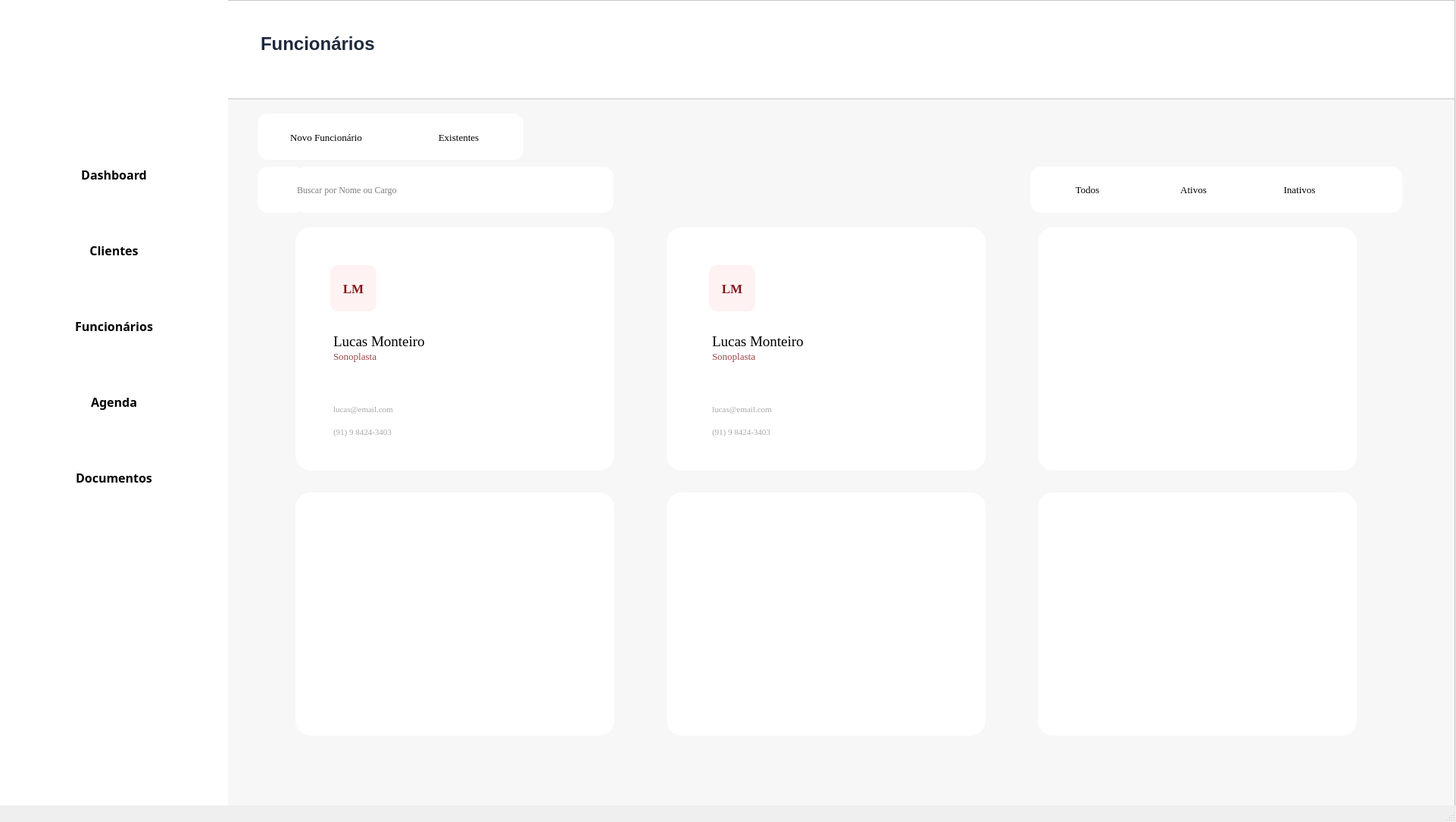
<?xml version="1.0" encoding="UTF-8"?>
<ui version="4.0">
 <class>MainWindow</class>
 <widget class="QMainWindow" name="MainWindow">
  <property name="geometry">
   <rect>
    <x>0</x>
    <y>0</y>
    <width>1922</width>
    <height>1085</height>
   </rect>
  </property>
  <property name="windowTitle">
   <string>MainWindow</string>
  </property>
  <widget class="QWidget" name="centralwidget">
   <widget class="QFrame" name="frame_3">
    <property name="geometry">
     <rect>
      <x>300</x>
      <y>130</y>
      <width>1621</width>
      <height>951</height>
     </rect>
    </property>
    <property name="toolTip">
     <string/>
    </property>
    <property name="styleSheet">
     <string notr="true">background-color: rgb(247, 247, 247);
</string>
    </property>
    <property name="frameShape">
     <enum>QFrame::StyledPanel</enum>
    </property>
    <property name="frameShadow">
     <enum>QFrame::Raised</enum>
    </property>
    <widget class="QLineEdit" name="lineEdit">
     <property name="geometry">
      <rect>
       <x>90</x>
       <y>90</y>
       <width>420</width>
       <height>61</height>
      </rect>
     </property>
     <property name="font">
      <font>
       <family>Georgia</family>
      </font>
     </property>
     <property name="styleSheet">
      <string notr="true">background-color: white;
border-radius: 14px;</string>
     </property>
     <property name="text">
      <string/>
     </property>
     <property name="placeholderText">
      <string>Buscar por Nome ou Cargo</string>
     </property>
    </widget>
    <widget class="QPushButton" name="pushButton_3">
     <property name="geometry">
      <rect>
       <x>40</x>
       <y>90</y>
       <width>61</width>
       <height>61</height>
      </rect>
     </property>
     <property name="cursor">
      <cursorShape>PointingHandCursor</cursorShape>
     </property>
     <property name="styleSheet">
      <string notr="true">background-color: white;
border-radius: 14px;</string>
     </property>
     <property name="text">
      <string/>
     </property>
     <property name="icon">
      <iconset>
       <normaloff>../Source/lupa.png</normaloff>../Source/lupa.png</iconset>
     </property>
    </widget>
    <widget class="QFrame" name="frame_4">
     <property name="geometry">
      <rect>
       <x>40</x>
       <y>20</y>
       <width>351</width>
       <height>61</height>
      </rect>
     </property>
     <property name="styleSheet">
      <string notr="true">background-color: white;
border-radius: 14px;</string>
     </property>
     <property name="frameShape">
      <enum>QFrame::StyledPanel</enum>
     </property>
     <property name="frameShadow">
      <enum>QFrame::Raised</enum>
     </property>
     <widget class="QPushButton" name="pushButton_2">
      <property name="geometry">
       <rect>
        <x>200</x>
        <y>11</y>
        <width>131</width>
        <height>41</height>
       </rect>
      </property>
      <property name="font">
       <font>
        <family>Georgia</family>
        <pointsize>10</pointsize>
       </font>
      </property>
      <property name="text">
       <string>Existentes</string>
      </property>
      <property name="icon">
       <iconset>
        <normaloff>../Source/utilizador.png</normaloff>../Source/utilizador.png</iconset>
      </property>
      <property name="iconSize">
       <size>
        <width>20</width>
        <height>20</height>
       </size>
      </property>
     </widget>
     <widget class="QPushButton" name="pushButton">
      <property name="geometry">
       <rect>
        <x>20</x>
        <y>11</y>
        <width>141</width>
        <height>41</height>
       </rect>
      </property>
      <property name="font">
       <font>
        <family>Georgia</family>
        <pointsize>10</pointsize>
       </font>
      </property>
      <property name="text">
       <string>Novo Funcionário</string>
      </property>
      <property name="icon">
       <iconset>
        <normaloff>../Source/botao-adicionar.png</normaloff>../Source/botao-adicionar.png</iconset>
      </property>
      <property name="iconSize">
       <size>
        <width>20</width>
        <height>20</height>
       </size>
      </property>
     </widget>
    </widget>
    <widget class="QFrame" name="frame_5">
     <property name="geometry">
      <rect>
       <x>1060</x>
       <y>90</y>
       <width>431</width>
       <height>61</height>
      </rect>
     </property>
     <property name="styleSheet">
      <string notr="true">background-color: white;
border-radius: 14px;</string>
     </property>
     <property name="frameShape">
      <enum>QFrame::StyledPanel</enum>
     </property>
     <property name="frameShadow">
      <enum>QFrame::Raised</enum>
     </property>
     <widget class="QPushButton" name="pushButton_5">
      <property name="geometry">
       <rect>
        <x>10</x>
        <y>10</y>
        <width>131</width>
        <height>41</height>
       </rect>
      </property>
      <property name="font">
       <font>
        <family>Georgia</family>
        <pointsize>10</pointsize>
       </font>
      </property>
      <property name="text">
       <string>Todos</string>
      </property>
      <property name="icon">
       <iconset>
        <normaloff>../do-utilizador.png</normaloff>../do-utilizador.png</iconset>
      </property>
     </widget>
     <widget class="QPushButton" name="pushButton_4">
      <property name="geometry">
       <rect>
        <x>150</x>
        <y>10</y>
        <width>131</width>
        <height>41</height>
       </rect>
      </property>
      <property name="font">
       <font>
        <family>Georgia</family>
        <pointsize>10</pointsize>
       </font>
      </property>
      <property name="text">
       <string>Ativos</string>
      </property>
      <property name="icon">
       <iconset>
        <normaloff>../do-utilizador.png</normaloff>../do-utilizador.png</iconset>
      </property>
     </widget>
     <widget class="QPushButton" name="pushButton_6">
      <property name="geometry">
       <rect>
        <x>290</x>
        <y>10</y>
        <width>131</width>
        <height>41</height>
       </rect>
      </property>
      <property name="font">
       <font>
        <family>Georgia</family>
        <pointsize>10</pointsize>
       </font>
      </property>
      <property name="text">
       <string>Inativos</string>
      </property>
      <property name="icon">
       <iconset>
        <normaloff>../do-utilizador.png</normaloff>../do-utilizador.png</iconset>
      </property>
     </widget>
    </widget>
    <widget class="QPushButton" name="pushButton_7">
     <property name="geometry">
      <rect>
       <x>1470</x>
       <y>90</y>
       <width>81</width>
       <height>61</height>
      </rect>
     </property>
     <property name="font">
      <font>
       <pointsize>5</pointsize>
      </font>
     </property>
     <property name="styleSheet">
      <string notr="true">background-color: white;
border-radius: 14px;</string>
     </property>
     <property name="text">
      <string/>
     </property>
     <property name="icon">
      <iconset>
       <normaloff>../Source/filtro.png</normaloff>../Source/filtro.png</iconset>
     </property>
     <property name="iconSize">
      <size>
       <width>25</width>
       <height>25</height>
      </size>
     </property>
    </widget>
    <widget class="QFrame" name="frame_6">
     <property name="geometry">
      <rect>
       <x>90</x>
       <y>170</y>
       <width>421</width>
       <height>321</height>
      </rect>
     </property>
     <property name="font">
      <font>
       <family>Georgia</family>
      </font>
     </property>
     <property name="styleSheet">
      <string notr="true">background-color: white;
border-radius: 20px;
color: rgb(130, 23, 25);</string>
     </property>
     <property name="frameShape">
      <enum>QFrame::StyledPanel</enum>
     </property>
     <property name="frameShadow">
      <enum>QFrame::Raised</enum>
     </property>
     <widget class="QLabel" name="label">
      <property name="geometry">
       <rect>
        <x>46</x>
        <y>50</y>
        <width>61</width>
        <height>61</height>
       </rect>
      </property>
      <property name="font">
       <font>
        <family>Georgia</family>
        <pointsize>13</pointsize>
        <weight>75</weight>
        <bold>true</bold>
       </font>
      </property>
      <property name="styleSheet">
       <string notr="true">background-color: rgb(254, 242, 242);
border-radius: 10px;</string>
      </property>
      <property name="text">
       <string>LM</string>
      </property>
      <property name="alignment">
       <set>Qt::AlignCenter</set>
      </property>
     </widget>
     <widget class="QLabel" name="label_2">
      <property name="geometry">
       <rect>
        <x>50</x>
        <y>140</y>
        <width>141</width>
        <height>21</height>
       </rect>
      </property>
      <property name="font">
       <font>
        <family>Georgia</family>
        <pointsize>14</pointsize>
        <weight>50</weight>
        <bold>false</bold>
       </font>
      </property>
      <property name="styleSheet">
       <string notr="true">color: black;</string>
      </property>
      <property name="text">
       <string>Lucas Monteiro</string>
      </property>
     </widget>
     <widget class="QLabel" name="label_4">
      <property name="geometry">
       <rect>
        <x>50</x>
        <y>160</y>
        <width>131</width>
        <height>21</height>
       </rect>
      </property>
      <property name="font">
       <font>
        <family>Georgia</family>
        <pointsize>10</pointsize>
        <weight>50</weight>
        <bold>false</bold>
       </font>
      </property>
      <property name="styleSheet">
       <string notr="true">color: rgb(152, 68, 69);</string>
      </property>
      <property name="text">
       <string>Sonoplasta</string>
      </property>
     </widget>
     <widget class="QLabel" name="label_5">
      <property name="geometry">
       <rect>
        <x>50</x>
        <y>230</y>
        <width>131</width>
        <height>21</height>
       </rect>
      </property>
      <property name="font">
       <font>
        <family>Georgia</family>
        <pointsize>8</pointsize>
        <weight>50</weight>
        <bold>false</bold>
       </font>
      </property>
      <property name="styleSheet">
       <string notr="true">color: rgb(168, 168, 168);</string>
      </property>
      <property name="text">
       <string>lucas@email.com</string>
      </property>
     </widget>
     <widget class="QLabel" name="label_6">
      <property name="geometry">
       <rect>
        <x>50</x>
        <y>260</y>
        <width>131</width>
        <height>21</height>
       </rect>
      </property>
      <property name="font">
       <font>
        <family>Georgia</family>
        <pointsize>8</pointsize>
        <weight>50</weight>
        <bold>false</bold>
       </font>
      </property>
      <property name="styleSheet">
       <string notr="true">color: rgb(168, 168, 168);</string>
      </property>
      <property name="text">
       <string>(91) 9 8424-3403</string>
      </property>
     </widget>
    </widget>
    <widget class="QFrame" name="frame_7">
     <property name="geometry">
      <rect>
       <x>90</x>
       <y>520</y>
       <width>421</width>
       <height>321</height>
      </rect>
     </property>
     <property name="styleSheet">
      <string notr="true">background-color: white;
border-radius: 20px;</string>
     </property>
     <property name="frameShape">
      <enum>QFrame::StyledPanel</enum>
     </property>
     <property name="frameShadow">
      <enum>QFrame::Raised</enum>
     </property>
    </widget>
    <widget class="QFrame" name="frame_8">
     <property name="geometry">
      <rect>
       <x>580</x>
       <y>170</y>
       <width>421</width>
       <height>321</height>
      </rect>
     </property>
     <property name="font">
      <font>
       <family>Georgia</family>
      </font>
     </property>
     <property name="styleSheet">
      <string notr="true">background-color: white;
border-radius: 20px;</string>
     </property>
     <property name="frameShape">
      <enum>QFrame::StyledPanel</enum>
     </property>
     <property name="frameShadow">
      <enum>QFrame::Raised</enum>
     </property>
     <widget class="QLabel" name="label_7">
      <property name="geometry">
       <rect>
        <x>60</x>
        <y>160</y>
        <width>131</width>
        <height>21</height>
       </rect>
      </property>
      <property name="font">
       <font>
        <family>Georgia</family>
        <pointsize>10</pointsize>
        <weight>50</weight>
        <bold>false</bold>
       </font>
      </property>
      <property name="styleSheet">
       <string notr="true">color: rgb(152, 68, 69);</string>
      </property>
      <property name="text">
       <string>Sonoplasta</string>
      </property>
     </widget>
     <widget class="QLabel" name="label_8">
      <property name="geometry">
       <rect>
        <x>56</x>
        <y>50</y>
        <width>61</width>
        <height>61</height>
       </rect>
      </property>
      <property name="font">
       <font>
        <family>Georgia</family>
        <pointsize>13</pointsize>
        <weight>75</weight>
        <bold>true</bold>
       </font>
      </property>
      <property name="styleSheet">
       <string notr="true">background-color: rgb(254, 242, 242);
color:rgb(130, 23, 25);
border-radius: 10px;</string>
      </property>
      <property name="text">
       <string>LM</string>
      </property>
      <property name="alignment">
       <set>Qt::AlignCenter</set>
      </property>
     </widget>
     <widget class="QLabel" name="label_9">
      <property name="geometry">
       <rect>
        <x>60</x>
        <y>230</y>
        <width>131</width>
        <height>21</height>
       </rect>
      </property>
      <property name="font">
       <font>
        <family>Georgia</family>
        <pointsize>8</pointsize>
        <weight>50</weight>
        <bold>false</bold>
       </font>
      </property>
      <property name="styleSheet">
       <string notr="true">color: rgb(168, 168, 168);</string>
      </property>
      <property name="text">
       <string>lucas@email.com</string>
      </property>
     </widget>
     <widget class="QLabel" name="label_10">
      <property name="geometry">
       <rect>
        <x>60</x>
        <y>140</y>
        <width>141</width>
        <height>21</height>
       </rect>
      </property>
      <property name="font">
       <font>
        <family>Georgia</family>
        <pointsize>14</pointsize>
        <weight>50</weight>
        <bold>false</bold>
       </font>
      </property>
      <property name="styleSheet">
       <string notr="true">color: black;</string>
      </property>
      <property name="text">
       <string>Lucas Monteiro</string>
      </property>
     </widget>
     <widget class="QLabel" name="label_11">
      <property name="geometry">
       <rect>
        <x>60</x>
        <y>260</y>
        <width>131</width>
        <height>21</height>
       </rect>
      </property>
      <property name="font">
       <font>
        <family>Georgia</family>
        <pointsize>8</pointsize>
        <weight>50</weight>
        <bold>false</bold>
       </font>
      </property>
      <property name="styleSheet">
       <string notr="true">color: rgb(168, 168, 168);</string>
      </property>
      <property name="text">
       <string>(91) 9 8424-3403</string>
      </property>
     </widget>
    </widget>
    <widget class="QFrame" name="frame_9">
     <property name="geometry">
      <rect>
       <x>580</x>
       <y>520</y>
       <width>421</width>
       <height>321</height>
      </rect>
     </property>
     <property name="styleSheet">
      <string notr="true">background-color: white;
border-radius: 20px;</string>
     </property>
     <property name="frameShape">
      <enum>QFrame::StyledPanel</enum>
     </property>
     <property name="frameShadow">
      <enum>QFrame::Raised</enum>
     </property>
    </widget>
    <widget class="QFrame" name="frame_10">
     <property name="geometry">
      <rect>
       <x>1070</x>
       <y>170</y>
       <width>421</width>
       <height>321</height>
      </rect>
     </property>
     <property name="styleSheet">
      <string notr="true">background-color: white;
border-radius: 20px;</string>
     </property>
     <property name="frameShape">
      <enum>QFrame::StyledPanel</enum>
     </property>
     <property name="frameShadow">
      <enum>QFrame::Raised</enum>
     </property>
    </widget>
    <widget class="QFrame" name="frame_11">
     <property name="geometry">
      <rect>
       <x>1070</x>
       <y>520</y>
       <width>421</width>
       <height>321</height>
      </rect>
     </property>
     <property name="styleSheet">
      <string notr="true">background-color: white;
border-radius: 20px;</string>
     </property>
     <property name="frameShape">
      <enum>QFrame::StyledPanel</enum>
     </property>
     <property name="frameShadow">
      <enum>QFrame::Raised</enum>
     </property>
    </widget>
    <zorder>pushButton_3</zorder>
    <zorder>frame_5</zorder>
    <zorder>lineEdit</zorder>
    <zorder>frame_4</zorder>
    <zorder>pushButton_7</zorder>
    <zorder>frame_6</zorder>
    <zorder>frame_7</zorder>
    <zorder>frame_8</zorder>
    <zorder>frame_9</zorder>
    <zorder>frame_10</zorder>
    <zorder>frame_11</zorder>
   </widget>
   <widget class="QFrame" name="frame_2">
    <property name="geometry">
     <rect>
      <x>0</x>
      <y>0</y>
      <width>1921</width>
      <height>131</height>
     </rect>
    </property>
    <property name="styleSheet">
     <string notr="true">background-color: rgb(255,255,255);</string>
    </property>
    <property name="frameShape">
     <enum>QFrame::StyledPanel</enum>
    </property>
    <property name="frameShadow">
     <enum>QFrame::Raised</enum>
    </property>
    <widget class="QTextBrowser" name="textBrowser_2">
     <property name="geometry">
      <rect>
       <x>340</x>
       <y>40</y>
       <width>256</width>
       <height>51</height>
      </rect>
     </property>
     <property name="autoFillBackground">
      <bool>false</bool>
     </property>
     <property name="styleSheet">
      <string notr="true">border: 0px;
color:rgb(29, 41, 61);</string>
     </property>
     <property name="html">
      <string>&lt;!DOCTYPE HTML PUBLIC &quot;-//W3C//DTD HTML 4.0//EN&quot; &quot;http://www.w3.org/TR/REC-html40/strict.dtd&quot;&gt;
&lt;html&gt;&lt;head&gt;&lt;meta name=&quot;qrichtext&quot; content=&quot;1&quot; /&gt;&lt;style type=&quot;text/css&quot;&gt;
p, li { white-space: pre-wrap; }
&lt;/style&gt;&lt;/head&gt;&lt;body style=&quot; font-family:'MS Shell Dlg 2'; font-size:8.25pt; font-weight:400; font-style:normal;&quot;&gt;
&lt;p style=&quot; margin-top:0px; margin-bottom:0px; margin-left:0px; margin-right:0px; -qt-block-indent:0; text-indent:0px;&quot;&gt;&lt;span style=&quot; font-size:18pt; font-weight:600;&quot;&gt;Funcionários&lt;/span&gt;&lt;/p&gt;&lt;/body&gt;&lt;/html&gt;</string>
     </property>
    </widget>
   </widget>
   <widget class="QFrame" name="frame">
    <property name="geometry">
     <rect>
      <x>0</x>
      <y>0</y>
      <width>301</width>
      <height>1081</height>
     </rect>
    </property>
    <property name="styleSheet">
     <string notr="true">background-color: rgb(255,255,255);
border: 1px;
box-shadow: 5px 5px 5px;
border-color:  rgb(149, 149, 149);</string>
    </property>
    <widget class="QPushButton" name="dashboard_button">
     <property name="geometry">
      <rect>
       <x>20</x>
       <y>200</y>
       <width>261</width>
       <height>61</height>
      </rect>
     </property>
     <property name="font">
      <font>
       <family>Segoe UI Semibold</family>
       <pointsize>12</pointsize>
       <weight>75</weight>
       <bold>true</bold>
      </font>
     </property>
     <property name="cursor">
      <cursorShape>PointingHandCursor</cursorShape>
     </property>
     <property name="layoutDirection">
      <enum>Qt::LeftToRight</enum>
     </property>
     <property name="styleSheet">
      <string notr="true">text-align: left;
color: rgb(139, 139, 139);
padding-left: 10px;
border-radius:10px;
hover-color {
	background-color:rgb(254, 242, 242 solid);
	color:rgb(159, 7, 18);
}</string>
     </property>
     <property name="text">
      <string>Dashboard</string>
     </property>
     <property name="icon">
      <iconset>
       <normaloff>../Source/dashboard.png</normaloff>../Source/dashboard.png</iconset>
     </property>
     <property name="iconSize">
      <size>
       <width>50</width>
       <height>50</height>
      </size>
     </property>
    </widget>
    <widget class="QPushButton" name="clientes_button">
     <property name="geometry">
      <rect>
       <x>20</x>
       <y>300</y>
       <width>261</width>
       <height>61</height>
      </rect>
     </property>
     <property name="font">
      <font>
       <family>Segoe UI Semibold</family>
       <pointsize>12</pointsize>
       <weight>75</weight>
       <bold>true</bold>
      </font>
     </property>
     <property name="cursor">
      <cursorShape>PointingHandCursor</cursorShape>
     </property>
     <property name="styleSheet">
      <string notr="true">text-align: left;
color: rgb(139, 139, 139);
padding-left: 10px;
border-radius:10px;
hover-color {
	background-color:rgb(254, 242, 242 solid);
	color:rgb(159, 7, 18);
}</string>
     </property>
     <property name="text">
      <string>Clientes</string>
     </property>
     <property name="icon">
      <iconset>
       <normaloff>../Source/cliente.png</normaloff>../Source/cliente.png</iconset>
     </property>
     <property name="iconSize">
      <size>
       <width>40</width>
       <height>40</height>
      </size>
     </property>
    </widget>
    <widget class="QPushButton" name="funcionarios_button">
     <property name="geometry">
      <rect>
       <x>20</x>
       <y>400</y>
       <width>261</width>
       <height>61</height>
      </rect>
     </property>
     <property name="font">
      <font>
       <family>Segoe UI Semibold</family>
       <pointsize>12</pointsize>
       <weight>75</weight>
       <bold>true</bold>
      </font>
     </property>
     <property name="cursor">
      <cursorShape>PointingHandCursor</cursorShape>
     </property>
     <property name="styleSheet">
      <string notr="true">text-align: left;
color: rgb(139, 139, 139);
padding-left: 10px;
border-radius:10px;
hover-color {
	background-color:rgb(254, 242, 242 solid);
	color:rgb(159, 7, 18);
}</string>
     </property>
     <property name="text">
      <string>Funcionários</string>
     </property>
     <property name="icon">
      <iconset>
       <normaloff>../Source/funcionarios.png</normaloff>../Source/funcionarios.png</iconset>
     </property>
     <property name="iconSize">
      <size>
       <width>40</width>
       <height>40</height>
      </size>
     </property>
    </widget>
    <widget class="QPushButton" name="agenda_button">
     <property name="geometry">
      <rect>
       <x>20</x>
       <y>500</y>
       <width>261</width>
       <height>61</height>
      </rect>
     </property>
     <property name="font">
      <font>
       <family>Segoe UI Semibold</family>
       <pointsize>12</pointsize>
       <weight>75</weight>
       <bold>true</bold>
      </font>
     </property>
     <property name="cursor">
      <cursorShape>PointingHandCursor</cursorShape>
     </property>
     <property name="styleSheet">
      <string notr="true">text-align: left;
color: rgb(139, 139, 139);
padding-left: 10px;
border-radius:10px;
hover-color {
	background-color:rgb(254, 242, 242 solid);
	color:rgb(159, 7, 18);
}</string>
     </property>
     <property name="text">
      <string>Agenda</string>
     </property>
     <property name="icon">
      <iconset>
       <normaloff>../Source/agenda.png</normaloff>../Source/agenda.png</iconset>
     </property>
     <property name="iconSize">
      <size>
       <width>50</width>
       <height>50</height>
      </size>
     </property>
    </widget>
    <widget class="QPushButton" name="relatorios_button">
     <property name="geometry">
      <rect>
       <x>20</x>
       <y>600</y>
       <width>261</width>
       <height>61</height>
      </rect>
     </property>
     <property name="font">
      <font>
       <family>Segoe UI Semibold</family>
       <pointsize>12</pointsize>
       <weight>75</weight>
       <bold>true</bold>
      </font>
     </property>
     <property name="cursor">
      <cursorShape>PointingHandCursor</cursorShape>
     </property>
     <property name="styleSheet">
      <string notr="true">text-align: left;
color: rgb(139, 139, 139);
padding-left: 10px;
border-radius:10px;
hover-color {
	background-color:rgb(254, 242, 242 solid);
	color:rgb(159, 7, 18);
}</string>
     </property>
     <property name="text">
      <string>Documentos</string>
     </property>
     <property name="icon">
      <iconset>
       <normaloff>../Source/documentos.png</normaloff>../Source/documentos.png</iconset>
     </property>
     <property name="iconSize">
      <size>
       <width>50</width>
       <height>50</height>
      </size>
     </property>
    </widget>
    <widget class="QLabel" name="label_3">
     <property name="geometry">
      <rect>
       <x>40</x>
       <y>10</y>
       <width>191</width>
       <height>181</height>
      </rect>
     </property>
     <property name="text">
      <string/>
     </property>
     <property name="textFormat">
      <enum>Qt::RichText</enum>
     </property>
     <property name="pixmap">
      <pixmap>../Source/Cenicos.jpg</pixmap>
     </property>
     <property name="scaledContents">
      <bool>true</bool>
     </property>
    </widget>
   </widget>
  </widget>
  <widget class="QStatusBar" name="statusbar"/>
 </widget>
 <resources/>
 <connections/>
</ui>
